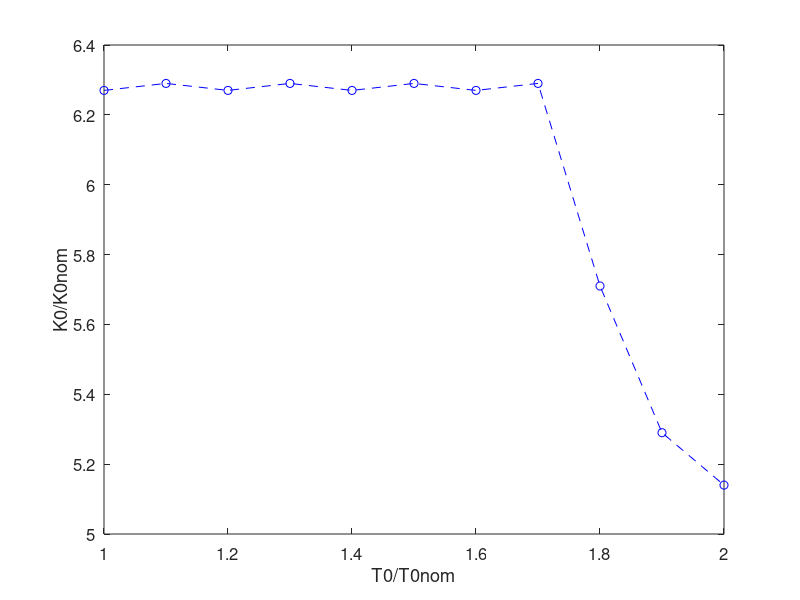

Here is the MATLAB script that generated this plot: (Note: this script raises an error after producing the figure.)
clear

% ustawianie parametrów
D = 70;
N = 22;
Nu = 3;
lambda = 4;
color=  'b';
% kk = 140;
kk = 3000; %do zad 6


T_Tnom=[1    1.1  1.2  1.3  1.4  1.5  1.6  1.7  1.8  1.9  2];
K_Knom=[6.27 6.29 6.27 6.29 6.27 6.29 6.27 6.29 5.71 5.29 5.14];
ind = 11;

figure(3);
plot(T_Tnom, K_Knom, 'bo--');
hold on
set(gca,'fontsize',12);
ylabel('K0/K0nom');
xlabel('T0/T0nom');
% print('rysunki/6_dmc.png', '-dpng', '-r500');

% parametry obiektu obiektu
K0 = 1.4;
K0 = K0*K_Knom(ind);
T0 = 5;
T0 = T0*T_Tnom(ind);
T1=1.71;
T2= 5.53;
Tp=0.5;
Gs = tf(K0, [T1*T2 T1+T2 1], 'InputDelay', 5);
G = c2d(Gs, Tp)
s=step(G);
coef = [G.Numerator{1,1}(2) G.Numerator{1,1}(3) -1.66 0.6819]


u=zeros(kk,1);
y=zeros(kk,1);
yzad=zeros(kk,1);
yzad(13:kk) = 1;

deltau = zeros(1, D-1);

M=zeros(N,Nu);
for i=1:N
    for j=1:Nu
        if (i>=j)
            M(i,j)=s(i-j+1);
        else
            break
        end
    end
end

Mp=zeros(N,D-1);
for i=1:N
    for j=1:D-1
        if i+j<D
            Mp(i,j)=s(i+j)-s(j);
        else
            Mp(i,j)=s(D)-s(j);
        end
    end
end

% parametry regulatora
I = eye(Nu);
K = ((M'*M + lambda*I)^-1)*M';
Ku = K(1,:)*Mp;
Ke = sum(K(1,:));

e=zeros(kk, 1);
for k=T0/0.5+3:kk
   y(k)= coef(1)*u(k-(T0/0.5+1)) + coef(2)*u(k-(T0/0.5+2)) - coef(3)*y(k-1) - coef(4)*y(k-2);
    for n=D-1:-1:2
        deltau(n) = deltau(n-1);
    end
    e(k) = yzad(k)-y(k);
    delta_uk = Ke*e(k)-Ku*deltau';
    deltau(1) = delta_uk;
    u(k) = u(k-1) + delta_uk;
end


figure(1)
% subplot(2,1,1)
stairs(u, sprintf('%s-', color), 'LineWidth', 1.5)
% hold on
xlabel('k')
xlim([10 kk])
ylabel('u(k)')
% ylim([0 1.65])
% ylim([0 6])% do 6a
ylim([-0.1 0.5]) % do 6b
set(gca,'fontsize',12);
% legend('regulator DMC', 'regulator PID') % do 6a
% legend('sygnał sterujący, lambda=20', 'sygnał sterujący, lambda=10', 'sygnał sterujący, lambda=4', 'sygnał sterujący, lambda=2', 'sygnał sterujący, lambda=1', 'location', 'southeast')
% print('rysunki/6_u.png','-dpng','-r500')

figure(2)
% subplot(2,1,2)
stairs(yzad,'y:', 'LineWidth', 1.5)
hold on
stairs(y, sprintf('%s-', color), 'LineWidth', 1.5)
hold off
xlim([10 kk])
% ylim([0 1.2])
% ylim([0 1.35])
ylim([0 2]) % do 6b
xlabel('k')
ylabel('y(k)')
set(gca,'fontsize',12);
% legend('wartość zadana', 'regulator DMC', 'regulator PID')
% legend( 'wartość zadana', 'wyjście systemu, lambda=20', 'wyjście systemu, lambda=10', 'wyjście systemu, lambda=4', 'wyjście systemu, lambda=2', 'wyjście systemu, lambda=1', 'location', 'southeast')
% print('rysunki/6_y.png','-dpng','-r500')


% plot(T0nom, K0nom)
% grid
% ylabel('K0/K0nom')
% xlabel('T0/T0nom')
% title('Obszar stabilności DMC')
% % print('18.png','-dpng','-r400')